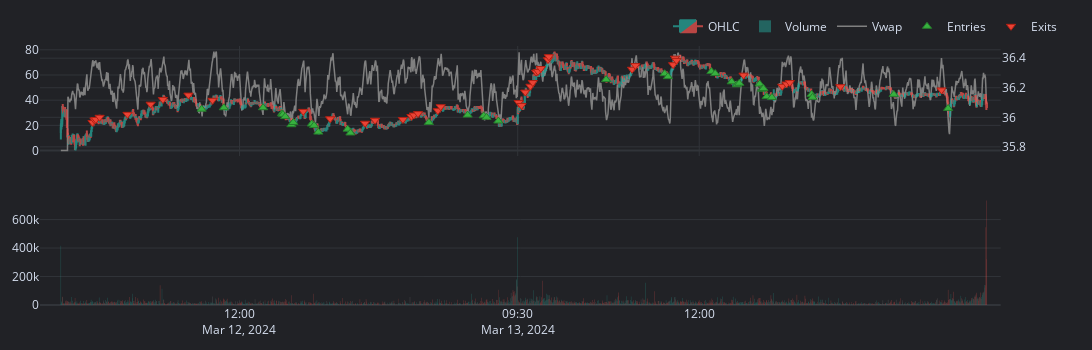
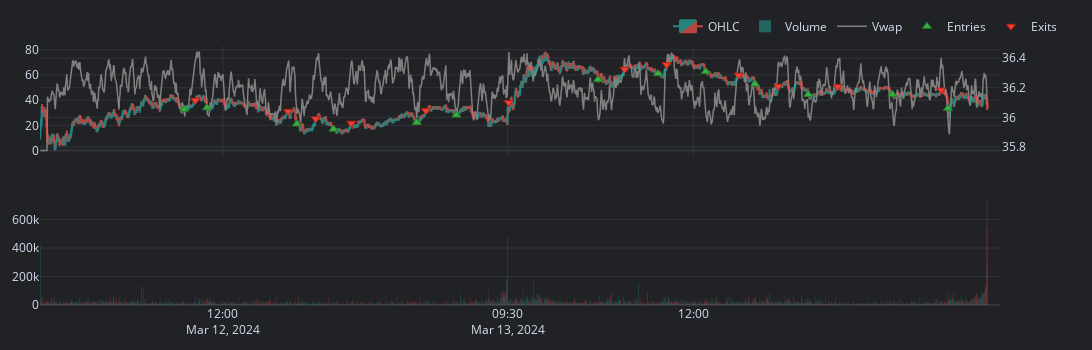

The notebook cell saved with these charts, in order:
### Code cell
def plot_rsi(close, rsi, entries, exits):
    fig = vbt.make_subplots(rows=2, cols=1, shared_xaxes=True, specs=[[{"secondary_y": True}], [{"secondary_y": False}]])
    basic_data.data["BAC"].vbt.ohlcv.plot(add_trace_kwargs=dict(row=1, col=1, secondary_y=True),fig=fig)
    rsi.vbt.plot(fig=fig, add_trace_kwargs=dict(row=1, col=1, secondary_y=False), trace_kwargs=dict(line=dict(color='grey', width=1.5)))
    #close.vbt.plot(fig=fig, add_trace_kwargs=dict(row=1, col=1, secondary_y=True))
    entries.vbt.signals.plot_as_entries(y=close, fig=fig, add_trace_kwargs=dict(row=1, col=1, secondary_y=True))
    exits.vbt.signals.plot_as_exits(y=close, fig=fig, add_trace_kwargs=dict(row=1, col=1, secondary_y=True))
    return fig

close = basic_data.get("Close")

print(entries)

plot_rsi(close, rsi_new, entries, exits).show()

clean_entries, clean_exits = entries.vbt.signals.clean(exits) 

plot_rsi(close, rsi_new, clean_entries, clean_exits).show()
